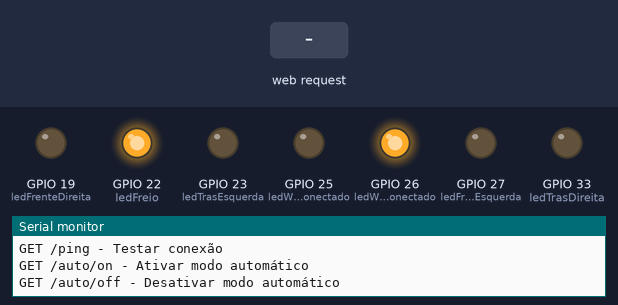
This sketch was run on a simulated ESP32. Shown: output pins drawn as LEDs (lit = HIGH), the last lines printed to the serial monitor. Inputs (shaded band) come from the test bench. WiFi joins after 1.5 s; servers stay silent unless stated.

Above: at 2.8 s.
2.9 s: HTTP request GET /forward received
At 3.6 s:
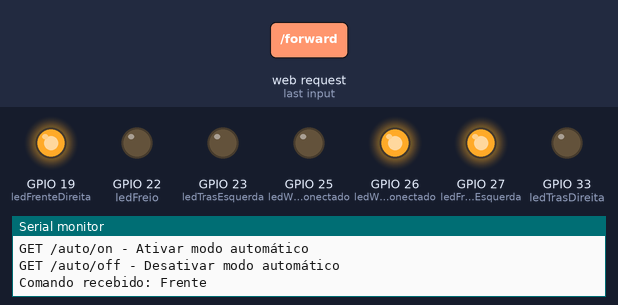
4.4 s: HTTP request GET /backward received
At 4.9 s:
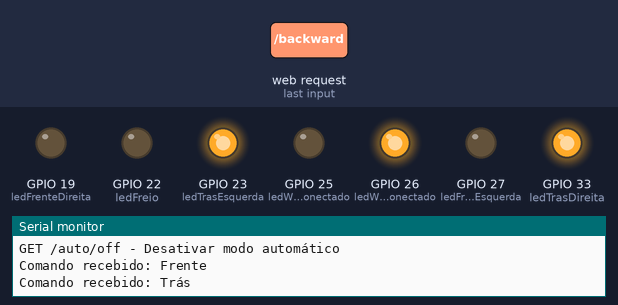
5.9 s: HTTP request GET /right received
At 7.1 s:
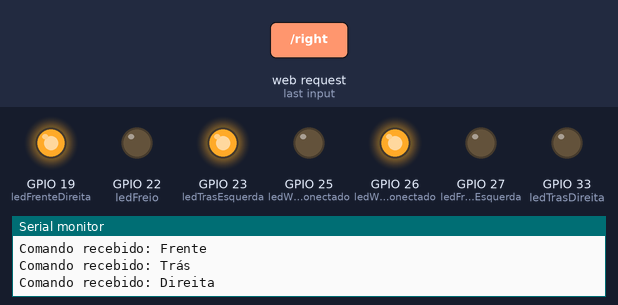
7.4 s: HTTP request GET /left received
At 8.3 s:
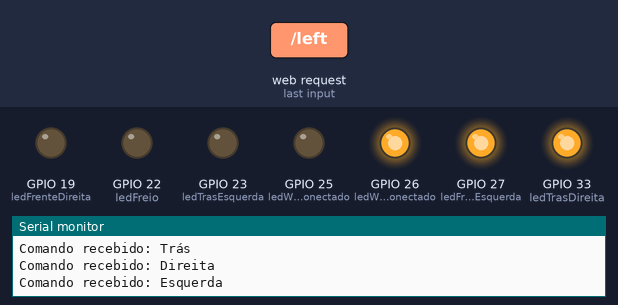
Timing chart, 0 to 9.9 s (numbered marks = the images above; inputs shaded):
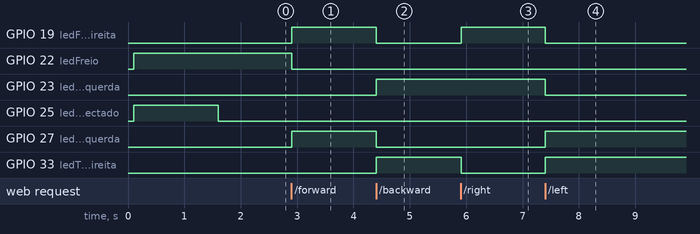

Measured:
- after the input at 2.9 s, GPIO 19 (ledFrenteDireita), GPIO 27 (ledFrenteEsquerda): LOW → HIGH at once; GPIO 22 (ledFreio): HIGH → LOW at once
- after the input at 4.4 s, GPIO 19 (ledFrenteDireita), GPIO 27 (ledFrenteEsquerda): HIGH → LOW at once; GPIO 23 (ledTrasEsquerda), GPIO 33 (ledTrasDireita): LOW → HIGH at once
- after the input at 5.9 s, GPIO 19 (ledFrenteDireita): LOW → HIGH at once; GPIO 33 (ledTrasDireita): HIGH → LOW at once
- after the input at 7.4 s, GPIO 19 (ledFrenteDireita), GPIO 23 (ledTrasEsquerda): HIGH → LOW at once; GPIO 27 (ledFrenteEsquerda), GPIO 33 (ledTrasDireita): LOW → HIGH at once

The sketch:

carrinho_wifi_server.ino
```cpp
#include <WiFi.h>
#include <WebServer.h>
#include <ArduinoJson.h>

// Substitua com o nome e a senha da sua rede Wi-Fi
const char* ssid = "Control";
const char* password = "12345678";

// Criar servidor web na porta 80
WebServer server(80);

// Definição dos pinos para os LEDs
const int ledFrenteDireita = 19;
const int ledFrenteEsquerda = 27;
const int ledFreio = 22;
const int ledTrasDireita = 33;
const int ledTrasEsquerda = 23;

// LEDs de status Wi-Fi
const int ledWifiConectado = 26;
const int ledWifiDesconectado = 25;

// Variáveis de controle
bool modoAutomatico = false;
unsigned long ultimoMovimento = 0;
int estadoMovimento = 0; // 0=frente, 1=parar, 2=trás, 3=parar, 4=direita, 5=parar, 6=esquerda, 7=parar

void setup() {
  // Inicia a comunicação serial
  Serial.begin(115200);
  delay(100);

  // Configura todos os pinos como saídas
  pinMode(ledFrenteDireita, OUTPUT);
  pinMode(ledFrenteEsquerda, OUTPUT);
  pinMode(ledFreio, OUTPUT);
  pinMode(ledTrasDireita, OUTPUT);
  pinMode(ledTrasEsquerda, OUTPUT);
  pinMode(ledWifiConectado, OUTPUT);
  pinMode(ledWifiDesconectado, OUTPUT);

  // Garante estado inicial
  digitalWrite(ledWifiConectado, LOW);
  digitalWrite(ledWifiDesconectado, HIGH);
  parar();

  // Exibe a mensagem inicial
  Serial.println();
  Serial.println("Conectando ao Wi-Fi...");
  Serial.print("SSID: ");
  Serial.println(ssid);

  // Inicia a conexão
  WiFi.begin(ssid, password);

  // Espera a conexão ser estabelecida
  while (WiFi.status() != WL_CONNECTED) {
    delay(500);
    Serial.print(".");
  }

  // Se a conexão for bem-sucedida, exibe as informações
  Serial.println("");
  Serial.println("Wi-Fi conectado!");
  Serial.print("Endereço IP: ");
  Serial.println(WiFi.localIP());

  // Atualiza LEDs de status
  digitalWrite(ledWifiConectado, HIGH);
  digitalWrite(ledWifiDesconectado, LOW);

  // Configurar rotas do servidor web
  setupRoutes();

  // Iniciar servidor
  server.begin();
  Serial.println("Servidor HTTP iniciado");
  Serial.println("Endpoints disponíveis:");
  Serial.println("GET /forward - Mover para frente");
  Serial.println("GET /backward - Mover para trás");
  Serial.println("GET /left - Virar para esquerda");
  Serial.println("GET /right - Virar para direita");
  Serial.println("GET /stop - Parar movimento");
  Serial.println("GET /status - Obter status dos LEDs");
  Serial.println("GET /ping - Testar conexão");
  Serial.println("GET /auto/on - Ativar modo automático");
  Serial.println("GET /auto/off - Desativar modo automático");
}

void setupRoutes() {
  // Rota para mover para frente
  server.on("/forward", HTTP_GET, []() {
    irParaFrente();
    modoAutomatico = false;
    server.sendHeader("Access-Control-Allow-Origin", "*");
    server.send(200, "application/json", "{\"status\":\"moving_forward\"}");
    Serial.println("Comando recebido: Frente");
  });

  // Rota para mover para trás
  server.on("/backward", HTTP_GET, []() {
    irParaTras();
    modoAutomatico = false;
    server.sendHeader("Access-Control-Allow-Origin", "*");
    server.send(200, "application/json", "{\"status\":\"moving_backward\"}");
    Serial.println("Comando recebido: Trás");
  });

  // Rota para virar à direita
  server.on("/right", HTTP_GET, []() {
    virarDireita();
    modoAutomatico = false;
    server.sendHeader("Access-Control-Allow-Origin", "*");
    server.send(200, "application/json", "{\"status\":\"turning_right\"}");
    Serial.println("Comando recebido: Direita");
  });

  // Rota para virar à esquerda
  server.on("/left", HTTP_GET, []() {
    virarEsquerda();
    modoAutomatico = false;
    server.sendHeader("Access-Control-Allow-Origin", "*");
    server.send(200, "application/json", "{\"status\":\"turning_left\"}");
    Serial.println("Comando recebido: Esquerda");
  });

  // Rota para parar
  server.on("/stop", HTTP_GET, []() {
    parar();
    modoAutomatico = false;
    server.sendHeader("Access-Control-Allow-Origin", "*");
    server.send(200, "application/json", "{\"status\":\"stopped\"}");
    Serial.println("Comando recebido: Parar");
  });

  // Rota para obter status
  server.on("/status", HTTP_GET, []() {
    String json = getStatusJson();
    server.sendHeader("Access-Control-Allow-Origin", "*");
    server.send(200, "application/json", json);
  });

  // Rota para ping (teste de conexão)
  server.on("/ping", HTTP_GET, []() {
    server.sendHeader("Access-Control-Allow-Origin", "*");
    server.send(200, "application/json", "{\"status\":\"pong\"}");
  });

  // Rota para ativar modo automático
  server.on("/auto/on", HTTP_GET, []() {
    modoAutomatico = true;
    estadoMovimento = 0;
    ultimoMovimento = millis();
    server.sendHeader("Access-Control-Allow-Origin", "*");
    server.send(200, "application/json", "{\"auto_mode\":true}");
    Serial.println("Modo automático ativado");
  });

  // Rota para desativar modo automático
  server.on("/auto/off", HTTP_GET, []() {
    modoAutomatico = false;
    parar();
    server.sendHeader("Access-Control-Allow-Origin", "*");
    server.send(200, "application/json", "{\"auto_mode\":false}");
    Serial.println("Modo automático desativado");
  });

  // Rota 404
  server.onNotFound([]() {
    server.sendHeader("Access-Control-Allow-Origin", "*");
    server.send(404, "application/json", "{\"error\":\"endpoint_not_found\"}");
  });
}

String getStatusJson() {
  DynamicJsonDocument doc(512);

  doc["wifiConnected"] = (WiFi.status() == WL_CONNECTED);
  doc["ledFrenteDireita"] = digitalRead(ledFrenteDireita);
  doc["ledFrenteEsquerda"] = digitalRead(ledFrenteEsquerda);
  doc["ledFreio"] = digitalRead(ledFreio);
  doc["ledTrasDireita"] = digitalRead(ledTrasDireita);
  doc["ledTrasEsquerda"] = digitalRead(ledTrasEsquerda);
  doc["autoMode"] = modoAutomatico;
  doc["ip"] = WiFi.localIP().toString();

  String output;
  serializeJson(doc, output);
  return output;
}

// Função para simular o movimento para frente
void irParaFrente() {
  digitalWrite(ledFrenteDireita, HIGH);
  digitalWrite(ledFrenteEsquerda, HIGH);
  digitalWrite(ledFreio, LOW);
  digitalWrite(ledTrasDireita, LOW);
  digitalWrite(ledTrasEsquerda, LOW);
}

// Função para simular o movimento para trás
void irParaTras() {
  digitalWrite(ledFrenteDireita, LOW);
  digitalWrite(ledFrenteEsquerda, LOW);
  digitalWrite(ledFreio, LOW);
  digitalWrite(ledTrasDireita, HIGH);
  digitalWrite(ledTrasEsquerda, HIGH);
}

// Função para simular o carrinho parado
void parar() {
  digitalWrite(ledFrenteDireita, LOW);
  digitalWrite(ledFrenteEsquerda, LOW);
  digitalWrite(ledFreio, HIGH); // Acende o LED de freio
  digitalWrite(ledTrasDireita, LOW);
  digitalWrite(ledTrasEsquerda, LOW);
}

// Função para virar à direita
void virarDireita() {
  digitalWrite(ledFrenteDireita, HIGH);  // Acende frente direita
  digitalWrite(ledFrenteEsquerda, LOW);  // Apaga frente esquerda
  digitalWrite(ledFreio, LOW);           // Apaga freio
  digitalWrite(ledTrasDireita, LOW);     // Apaga trás direita
  digitalWrite(ledTrasEsquerda, HIGH);   // Acende trás esquerda
}

// Função para virar à esquerda
void virarEsquerda() {
  digitalWrite(ledFrenteDireita, LOW);   // Apaga frente direita
  digitalWrite(ledFrenteEsquerda, HIGH); // Acende frente esquerda
  digitalWrite(ledFreio, LOW);           // Apaga freio
  digitalWrite(ledTrasDireita, HIGH);    // Acende trás direita
  digitalWrite(ledTrasEsquerda, LOW);    // Apaga trás esquerda
}

void executarModoAutomatico() {
  unsigned long agora = millis();

  if (agora - ultimoMovimento >= 2000) { // Muda estado a cada 2 segundos
    switch (estadoMovimento) {
      case 0: // Frente
        irParaFrente();
        estadoMovimento = 1;
        Serial.println("Auto: Movendo para frente");
        break;
      case 1: // Parar após frente
        parar();
        estadoMovimento = 2;
        Serial.println("Auto: Parado");
        break;
      case 2: // Trás
        irParaTras();
        estadoMovimento = 3;
        Serial.println("Auto: Movendo para trás");
        break;
      case 3: // Parar após trás
        parar();
        estadoMovimento = 4;
        Serial.println("Auto: Parado");
        break;
      case 4: // Direita
        virarDireita();
        estadoMovimento = 5;
        Serial.println("Auto: Virando à direita");
        break;
      case 5: // Parar após direita
        parar();
        estadoMovimento = 6;
        Serial.println("Auto: Parado");
        break;
      case 6: // Esquerda
        virarEsquerda();
        estadoMovimento = 7;
        Serial.println("Auto: Virando à esquerda");
        break;
      case 7: // Parar após esquerda
        parar();
        estadoMovimento = 0;
        Serial.println("Auto: Parado");
        break;
    }
    ultimoMovimento = agora;
  }
}

void loop() {
  // Processa requisições HTTP
  server.handleClient();

  // Monitora conexão Wi-Fi em tempo real
  if (WiFi.status() == WL_CONNECTED) {
    digitalWrite(ledWifiConectado, HIGH);
    digitalWrite(ledWifiDesconectado, LOW);
  } else {
    digitalWrite(ledWifiConectado, LOW);
    digitalWrite(ledWifiDesconectado, HIGH);
  }

  // Executa modo automático se ativado
  if (modoAutomatico) {
    executarModoAutomatico();
  }

  delay(10); // Pequeno delay para não sobrecarregar o processador
}
```
